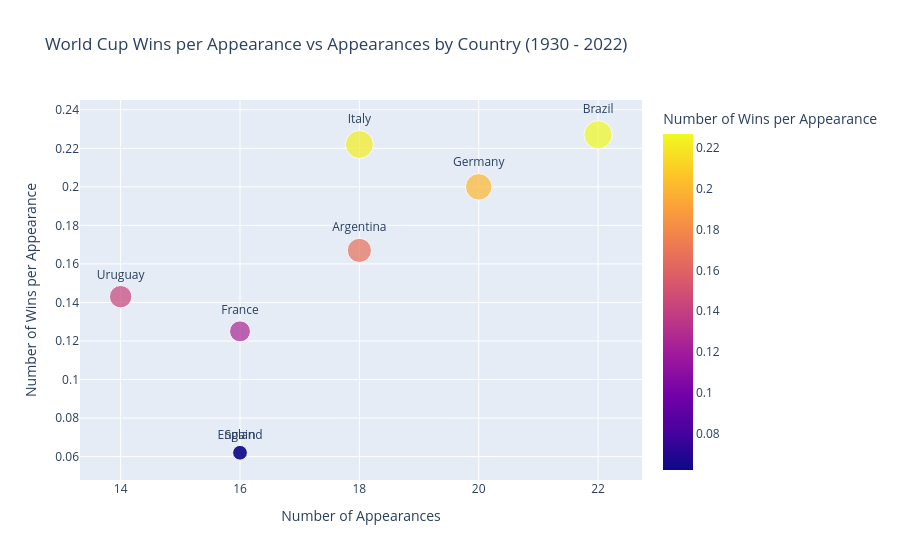
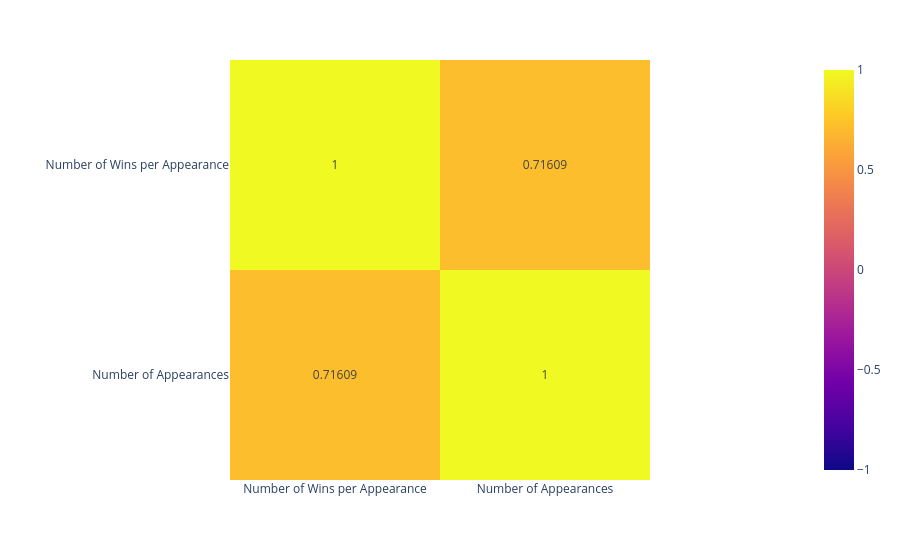

Notebook cell for these charts, in order:
### Markdown cell above
##### Does the number of team appearances align with the number of tournaments won, and therefore contribute to the team's success in the FIFA World Cup?
A ratio of `wins_per_appearance` will be calculated, since some teams have had more opportunity to win depending on how many appearances they have had. We want to purely investigate whether having more World Cup experience informs whether a team is likely to win the World Cup or not. Since the `world_cup_wins` only goes up to 2022, a new dataframe to count world cup appearances will be created that only spans 1930-2022 for consistency.

### Code cell
# create a dataframe of the number of appearances for each team in the FIFA World Cup exclusing 2026
world_cup_appearances_exc_26 = (
    teams[teams['year'] < 2026].groupby('team')['year']
         .nunique()
         .reset_index(name='appearances')
         .sort_values(by='appearances', ascending=False)
         .reset_index(drop=True)
)

wins_vs_appearances_exc_26 = pd.merge(world_cup_wins.rename(columns={'champion':'team'}), world_cup_appearances_exc_26, left_on='team', right_on='team', how='inner')

wins_vs_appearances_exc_26['wins_per_appearance'] = round((wins_vs_appearances_exc_26['Wins'] / wins_vs_appearances_exc_26['appearances']),3)

display(wins_vs_appearances_exc_26)

wins_vs_appearances_plot = px.scatter(wins_vs_appearances_exc_26[wins_vs_appearances_exc_26['Wins'] > 0], x='appearances', y='wins_per_appearance', text='team', title='World Cup Wins per Appearance vs Appearances by Country (1930 - 2022)', labels={'appearances': 'Number of Appearances', 'wins_per_appearance': 'Number of Wins per Appearance'}, color='wins_per_appearance', size='wins_per_appearance')

wins_vs_appearances_plot.update_traces(textposition='top center')

wins_vs_appearances_matrix = px.imshow(wins_vs_appearances_exc_26[['wins_per_appearance', 'appearances']].rename(columns={'wins_per_appearance': 'Number of Wins per Appearance', 'appearances':'Number of Appearances'}).corr(), text_auto=True, zmin=-1, zmax=1)

wins_vs_appearances_plot.show(config=config)
wins_vs_appearances_matrix.show(config=config)

wins_vs_appearances_plot.write_html(f"{FINAL_PLOT_DIR}/wins_vs_appearances.html")
wins_vs_appearances_matrix.write_html(f"{FINAL_PLOT_DIR}/wins_vs_appearances_matrix.html")

### Figure 1 — Plotly figure (JSON) as saved in the notebook; plotly's stock layout.template omitted (floating-point values rounded to 4 significant figures)
{"data": [{"hovertemplate": "Number of Appearances=%{x}<br>Number of Wins per Appearance=%{marker.color}<br>team=%{text}<extra></extra>", "legendgroup": "", "marker": {"color": [0.227, 0.2, 0.222, 0.167, 0.143, 0.125, 0.062, 0.062], "coloraxis": "coloraxis", "size": [0.227, 0.2, 0.222, 0.167, 0.143, 0.125, 0.062, 0.062], "sizemode": "area", "sizeref": 0.0005675, "symbol": "circle"}, "mode": "markers+text", "name": "", "orientation": "v", "showlegend": false, "text": ["Brazil", "Germany", "Italy", "Argentina", "Uruguay", "France", "England", "Spain"], "textposition": "top center", "type": "scatter", "x": [22, 20, 18, 18, 14, 16, 16, 16], "xaxis": "x", "y": [0.227, 0.2, 0.222, 0.167, 0.143, 0.125, 0.062, 0.062], "yaxis": "y"}], "layout": {"coloraxis": {"colorbar": {"title": {"text": "Number of Wins per Appearance"}}, "colorscale": [[0, "#0d0887"], [0.1111, "#46039f"], [0.2222, "#7201a8"], [0.3333, "#9c179e"], [0.4444, "#bd3786"], [0.5556, "#d8576b"], [0.6667, "#ed7953"], [0.7778, "#fb9f3a"], [0.8889, "#fdca26"], [1, "#f0f921"]]}, "legend": {"itemsizing": "constant", "tracegroupgap": 0}, "title": {"text": "World Cup Wins per Appearance vs Appearances by Country (1930 - 2022)"}, "xaxis": {"anchor": "y", "domain": [0, 1], "title": {"text": "Number of Appearances"}}, "yaxis": {"anchor": "x", "domain": [0, 1], "title": {"text": "Number of Wins per Appearance"}}}}

### Figure 2 — Plotly figure (JSON) as saved in the notebook; plotly's stock layout.template omitted (floating-point values rounded to 4 significant figures)
{"data": [{"coloraxis": "coloraxis", "hovertemplate": "x: %{x}<br>y: %{y}<br>color: %{z}<extra></extra>", "name": "0", "texttemplate": "%{z}", "type": "heatmap", "x": ["Number of Wins per Appearance", "Number of Appearances"], "xaxis": "x", "y": ["Number of Wins per Appearance", "Number of Appearances"], "yaxis": "y", "z": [[1.0, 0.7161], [0.7161, 1.0]]}], "layout": {"coloraxis": {"cmax": 1, "cmin": -1, "colorscale": [[0, "#0d0887"], [0.1111, "#46039f"], [0.2222, "#7201a8"], [0.3333, "#9c179e"], [0.4444, "#bd3786"], [0.5556, "#d8576b"], [0.6667, "#ed7953"], [0.7778, "#fb9f3a"], [0.8889, "#fdca26"], [1, "#f0f921"]]}, "margin": {"t": 60}, "xaxis": {"anchor": "y", "constrain": "domain", "domain": [0, 1], "scaleanchor": "y"}, "yaxis": {"anchor": "x", "autorange": "reversed", "constrain": "domain", "domain": [0, 1]}}}
